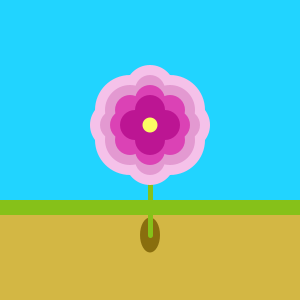
Frame 1 (no input)
Frame 60 (the mouse pressed at the canvas centre just before this capture): identical to frame 1, image omitted
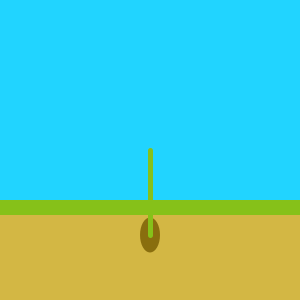
Frame 120 (the mouse held since frame 60 and released just before this capture)

The Processing sketch that drew these frames (run headless with seeded random() and noise(); from frame 60 on, the mouse is pressed at the canvas centre):

// Processing sketch: processing_36405
// ── processing_36405.pde

void setup () {
  size (300, 300) ;
}

void draw() {
  background (33, 212, 255);
  fill (211, 183, 68);
  noStroke();
  rect (0, 200, 300, 100);
  fill (134, 193, 25);
  rect (0, 200, 300, 15);
  fill (137, 110, 14);
  ellipse (150, 235, 20, 35);
  stroke (134, 193, 25);
  strokeWeight (5);


  //magic bean stalk
  if (mouseY > 125) {
    line (150, 235, 150, mouseY);
  } 
  else { 
    line(150, 235, 150, 125);
  }
  
  //background w/ no beanstalk
  if (mouseY > 235) {
    background (33, 212, 255);
    fill (211, 183, 68);
    noStroke();
    rect (0, 200, 300, 100);
    fill (134, 193, 25);
    rect (0, 200, 300, 15);
    fill (137, 110, 14);
    ellipse (150, 235, 20, 35);
    stroke (134, 193, 25);
    strokeWeight (5);
  }
  
  //flower petals
   if (mouseY < 35) {
    noStroke();
    fill (245, 193, 233);
    ellipse (150, 90, 50, 50);
    ellipse (115, 125, 50, 50);
    ellipse (150, 160, 50, 50);
    ellipse (185, 125, 50, 50);
    ellipse (130, 110, 70, 70);
    ellipse (130, 140, 70, 70);
    ellipse (170, 110, 70, 70);
    ellipse (170, 140, 70, 70);
  }
  
  if (mouseY < 55) {
    noStroke();
    fill (227, 153, 209);
    ellipse (150, 90, 30, 30);
    ellipse (115, 125, 30, 30);
    ellipse (150, 160, 30, 30);
    ellipse (185, 125, 30, 30);
    ellipse (130, 110, 50, 50);
    ellipse (130, 140, 50, 50);
    ellipse (170, 110, 50, 50);
    ellipse (170, 140, 50, 50);
  }
  
  if (mouseY < 85) {
    noStroke();
    fill (219, 66, 181);
    ellipse (150, 100, 30, 30);
    ellipse (125, 125, 30, 30);
    ellipse (150, 150, 30, 30);
    ellipse (175, 125, 30, 30);
    ellipse (130, 110, 30, 30);
    ellipse (130, 140, 30, 30);
    ellipse (170, 110, 30, 30);
    ellipse (170, 140, 30, 30);
  }
  
  if (mouseY < 115) {
    noStroke();
    fill (188, 21, 147);
    ellipse (150, 110, 30, 30);
    ellipse (135, 125, 30, 30);
    ellipse (150, 140, 30, 30);
    ellipse (165, 125, 30, 30);
  }
  
 
  //center of flower
  if (mouseY < 125) {
    noStroke();
    fill (252, 252, 99);
    ellipse (150, 125, 15, 15);
  }
} 
